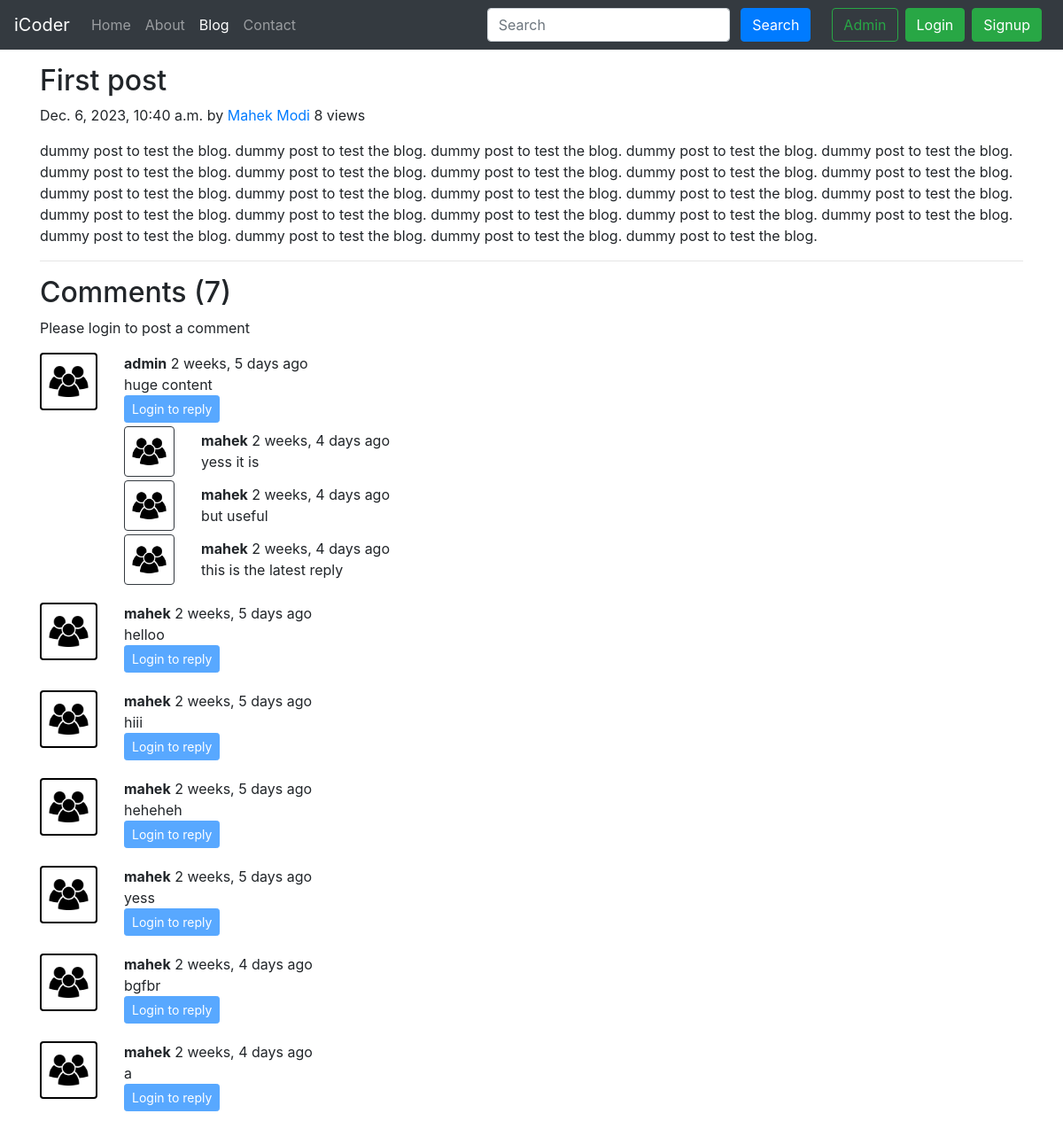
/blog/first-post/, run on the app's committed database.
### blog/models.py (models this page shows, shortened)
class Post(models.Model):
    sno = models.AutoField(primary_key=True)
    title = models.CharField(max_length=200)
    content = models.TextField()
    author = models.CharField(max_length=30)
    slug = models.CharField(max_length=100)
    views = models.IntegerField(default=0)
    timeStamp = models.DateTimeField(blank=True)

class BlogComment(models.Model):
    sno = models.AutoField(primary_key=True)
    comment = models.TextField()
    user = models.ForeignKey(User, on_delete=models.CASCADE)
    post = models.ForeignKey(Post, on_delete=models.CASCADE)
    parent = models.ForeignKey('self', on_delete=models.CASCADE, null=True)
    timestamp = models.DateTimeField(default=now)

### blog/views.py (the view)
# urls.py: path('<str:slug>/', views.blogPost, name='blogPost'),
def blogPost(request, slug):
    post = Post.objects.filter(slug=slug).first()
    post.views = post.views + 1
    post.save()
    comments = BlogComment.objects.filter(post=post, parent=None)
    replies = BlogComment.objects.filter(post=post).exclude(parent=None)
    replyDict = {}
    for reply in replies:
        if reply.parent.sno not in replyDict.keys():
            replyDict[reply.parent.sno] = [reply]
        else:
            replyDict[reply.parent.sno].append(reply)
    context = {'post':post, 'comments':comments, 'user':request.user, 'replyDict':replyDict}
    return render(request, 'blog/blogPost.html', context)

### blog/templatetags/extras.py (called while the page is built)
@register.filter(name='get_val')
def get_val(dict, key):
    if dict is not None:
        return dict.get(key)
    else:
        pass

### templates/blog/blogPost.html (shortened to what this page needs)
{% extends "base.html" %}
{% block blogactive %} active {% endblock blogactive %}
{% block body %}
{% load humanize %}
{% load extras %}
<div class="container my-3">
    <h2 class="blog-post-title">{{post.title}}</h2>
    <p class="blog-post-meta">{{post.timeStamp}} by <a href="/about">{{post.author}}</a>
      <span>{{post.views}} views</span></p>
    <p>{{post.content|safe}}</p>
    <hr>
  </div>
<div class="container">
  <h2>Comments ({{comments.count}}) </h2>
  <div class="my-2">
    {% if user.is_authenticated %}
    <form action="/blog/postComment"method="post">
      {% csrf_token %}
      <div class="form-group">
        <label for="exampleInputEmail1">Post comment</label>
        <input type="text" class="form-control" name="comment" placeholder="enter comment here">
      </div>
      <input type="hidden" name="postSno" value="{{post.sno}}">
      <button type="submit" class="btn btn-primary">Submit</button>
    </form>
    {% else %}
      <p>Please login to post a comment</p>
    {% endif %}
  </div>
  {% for comment in comments %}
  <div class="row my-3 ">
    <div class="col-md-1 ">
      <img class="rounded mx-auto d-block w-100 p-2 " src="/static/img/user.jpg" alt="user" style="border: 2px solid black">
    </div>
    <div class="col-md-11 ">
      <b>{{comment.user.username}}</b> {{comment.timestamp | naturaltime}}
      <div> {{comment.comment}}</div>
      <div class="reply mx-0">
        {% if user.is_authenticated %}
          <button class="btn btn-sm btn-primary" type="button" data-toggle="collapse" data-target="#replyBox{{comment.sno}}"
          aria-expanded="false" aria-controls="replyBox{{comment.sno}}">
            Reply
          </button>
        <div class="collapse" id="replyBox{{comment.sno}}">
          <div class="card card-body my-2">
            <form action="/blog/postComment"method="post">
              {% csrf_token %}
              <div class="form-group">
                <label for="comment">Post a reply</label>
                <input type="text" class="form-control" name="comment" placeholder="enter comment here">
                <input type="hidden" name="parentSno" value="{{comment.sno}}">
              </div>
              <input type="hidden" name="postSno" value="{{post.sno}}">
              <button type="submit" class="btn btn-primary">Submit</button>
            </form>
          </div>
        </div>
        {% else %}
        <button class="btn btn-sm btn-primary" type="button" data-toggle="collapse" data-target="#replyBox{{comment.sno}}"
          aria-expanded="false" aria-controls="replyBox{{comment.sno}}" disabled>
            Login to reply
      </button>
        {% endif %}
        <div class="replies my-1">
          {% for reply in replyDict|get_val:comment.sno %}
            <div class="row my-1">
              <div class="col-md-1">
                <img class="rounded mx-auto d-block w-100 p-2 border border-dark" src="/static/img/user.jpg" alt="user">
              </div>
              <div class="col-md-11 my-1">
                <b>{{reply.user.username}}</b> {{reply.timestamp | naturaltime}}
                <div> {{reply.comment}}</div>
              </div>
              <br>
            </div>
          {% endfor %}
        </div>
      </div>
    </div>
  </div>
  {% endfor %}
</div>
{% endblock body %}

### templates/base.html (shortened to what this page needs)
<!doctype html>
<html lang="en">
  <head>
    <link rel="stylesheet" href="https://cdn.jsdelivr.net/npm/bootstrap@4.4.1/dist/css/bootstrap.min.css">
  </head>
  <body>
    <nav class="navbar navbar-expand-lg navbar-dark bg-dark">
        <a class="navbar-brand" href="/">iCoder</a>
        <div class="collapse navbar-collapse" id="navbarSupportedContent">
          <ul class="navbar-nav mr-auto">
            <li class="nav-item {% block homeactive %} {% endblock homeactive %}">
              <a class="nav-link" href="/">Home <span class="sr-only">(current)</span></a>
            </li>
            <li class="nav-item {% block aboutactive %} {% endblock aboutactive %}">
              <a class="nav-link" href="/about">About</a>
            </li>
            <li class="nav-item {% block blogactive %} {% endblock blogactive %}">
                <a class="nav-link" href="/blog">Blog</a>
              </li>
            <li class="nav-item {% block contactactive %} {% endblock contactactive %}">
                <a class="nav-link" href="/contact">Contact</a>
            </li>
          </ul>
          <div class="ml-auto form-inline ">
            <form method = "get" action ="/search" class="my-2 my-lg-0 mx-3">
              <input class="form-control mr-sm-2" type="search" placeholder="Search" aria-label="Search" name="query" id="query">
              <button class="btn btn-primary my-2 my-sm-0" type="submit">Search</button>
            </form>
              <a href="/admin" role="button" target="_blank" class="btn btn-outline-success m-2 my-sm-0" >Admin </a>
              {% if user.is_authenticated %}
              <ul class="navbar-nav mr-2">
                <li class="nav-item dropdown">
                  <a class="nav-link dropdown-toggle" href="#" id="navbarDropdown" role="button" data-toggle="dropdown" aria-haspopup="true" aria-expanded="false">
                    Welcome {{request.user}}
                  </a>
                  <div class="dropdown-menu" aria-labelledby="navbarDropdown">
                    <a class="dropdown-item" href="/logout">Logout</a>
                  </div>
                </li>
              </ul>
              {% else %}
                <button type="button" class="btn btn-success" data-toggle="modal" data-target="#loginModal">
                  Login
                </button>
                <button type="button" class="btn btn-success mx-2" data-toggle="modal" data-target="#signupModal">
                  Signup
                </button>
              {% endif %}
          </div>
        </div>
      </nav>
      {% block body %}
      {% endblock body %}
  </body>
</html>

### data on the page
Post: title "First post", timeStamp "Dec. 6, 2023, 10:40 a.m.", author "Mahek Modi", views "8", content "dummy post to test the blog. dummy post to test the blog. dummy post to test the blog. dummy post to test the blog. dummy post to test the blog. dummy post to test the blog. dummy post to test the blog. dummy post to test the blog. dummy post to test the blog. dummy post to test the blog. dummy post to test the blog. dummy post to test the blog. dummy post to test the blog. dummy post to test the blog. dummy post to test the blog. dummy post to test the blog. dummy post to test the blog. dummy post to test the blog. dummy post to test the blog. dummy post to test the blog. dummy post to test the blog. dummy post to test the blog. dummy post to test the blog. dummy post to test the blog."
BlogComment: user.username "admin", timestamp "2 weeks, 5 days ago", comment "huge content"
BlogComment: user.username "mahek", timestamp "2 weeks, 4 days ago", comment "yess it is"
BlogComment: user.username "mahek", timestamp "2 weeks, 4 days ago", comment "but useful"
BlogComment: user.username "mahek", timestamp "2 weeks, 4 days ago", comment "this is the latest reply"
BlogComment: user.username "mahek", timestamp "2 weeks, 5 days ago", comment "helloo"
BlogComment: user.username "mahek", timestamp "2 weeks, 5 days ago", comment "hiii"
BlogComment: user.username "mahek", timestamp "2 weeks, 5 days ago", comment "heheheh"
BlogComment: user.username "mahek", timestamp "2 weeks, 5 days ago", comment "yess"
BlogComment: user.username "mahek", timestamp "2 weeks, 4 days ago", comment "bgfbr"
BlogComment: user.username "mahek", timestamp "2 weeks, 4 days ago", comment "a"

### other printed values
{{ comments.count }} "7"
